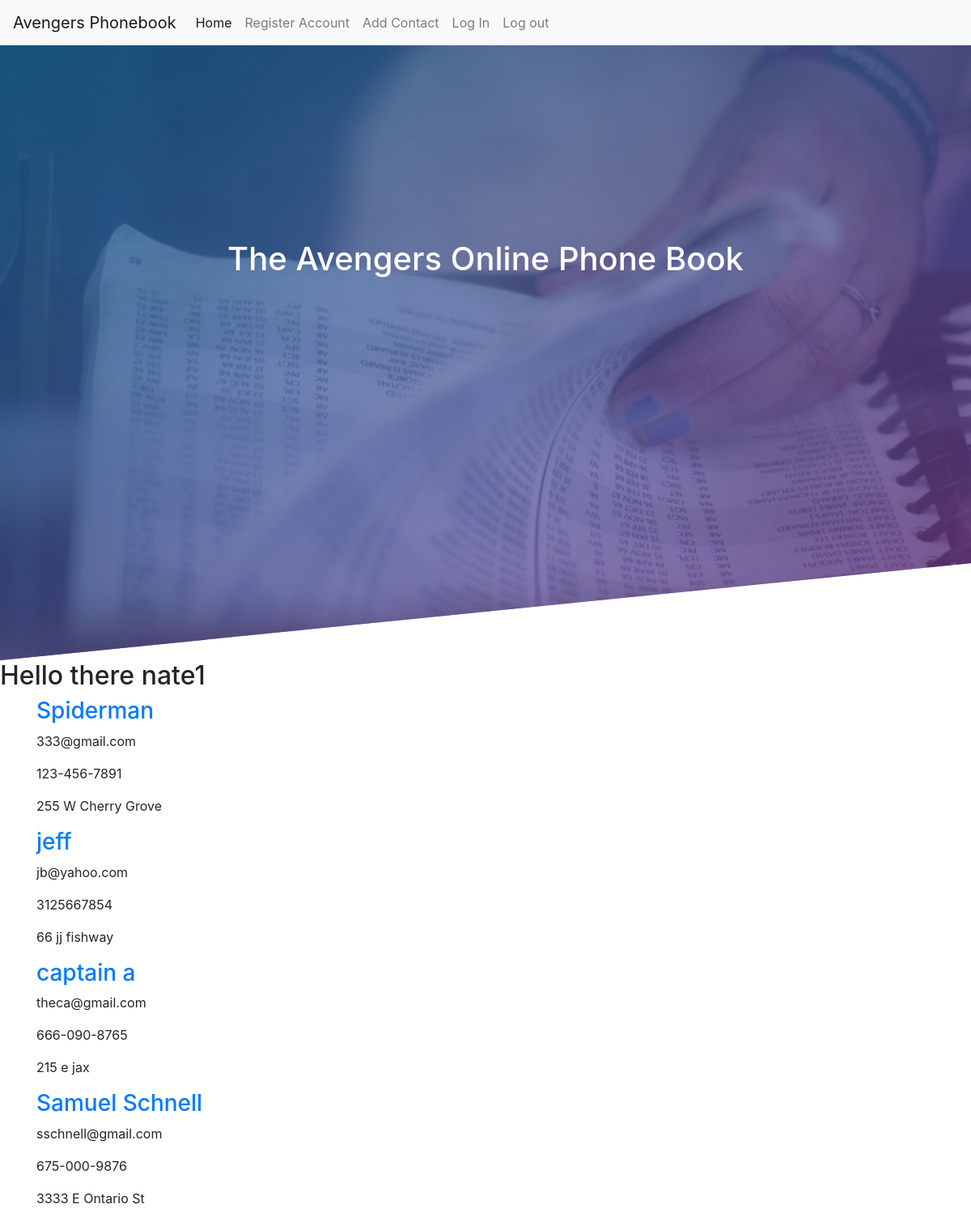
Page / (signed in) on the committed database.
### phonebook/models.py (models this page shows, shortened)
class User(db.Model, UserMixin):
    id = db.Column(db.Integer, primary_key=True)
    username = db.Column(db.String(150), nullable=False, unique=True)
    email = db.Column(db.String(150), nullable=False, unique=True)
    password = db.Column(db.String(256), nullable=False)
    post = db.relationship('Info', backref='author', lazy=True)

class Info(db.Model):
    id = db.Column(db.Integer, primary_key=True)
    name = db.Column(db.String(150), nullable=False, unique=True)
    email = db.Column(db.String(150), nullable=False, unique=True)
    phone_number = db.Column(db.String(15), nullable=False, unique=True)
    address = db.Column(db.String(300), nullable=True)
    user_id = db.Column(db.Integer, db.ForeignKey('user.id'))

### phonebook/routes.py (the view)
@app.route('/')
def home():
    contacts=Info.query.all()
    return render_template('home.html', contacts=contacts)

### phonebook/models.py (called while the page is built)
@login.user_loader
def load_user(user_id):
    return User.query.get(user_id)

### phonebook/templates/home.html
{% extends 'base.html' %}
{% block content %}
<header class="banner">
    <h1 class="header-text">The Avengers Online Phone Book</h1>
</header>
<h2>Hello there {{ current_user.username }}</h2>
{% if current_user.is_authenticated %}
{% for contact in contacts %}
    <div class="container">
        <h3>
            <a href="{{ url_for('contact_detail', contact_id = contact.id) }}">{{ contact.name }}</a>
        </h3>
        <p>{{ contact.email }}</p>
        <p>{{ contact.phone_number }}</p>
        <p>{{ contact.address }}</p>
    </div>
{% endfor %}
{% else %}
<h2>Nothing to show here...</h2>
{% endif %}
{% endblock content %}

### phonebook/static/css/styles.css (style rules this page uses)
.banner { height: 95vh; background-image: linear-gradient(to right bottom, rgba(30,115,172,0.7), rgba(142,57,153,0.6)), url(..//images/brittany-colette-GFLMi4c8XMg-unsplash.jpg); background-size: cover; background-position: 35% 50%; -webkit-clip-path: polygon(0 0, 100% 0, 100% 80vh, 0 100%); clip-path: polygon(0 0, 100% 0, 100% 80vh, 0 100%); position: relative; }
.header-text { display: flex; justify-content: center; padding-top: 20%; left: 20rem; top: 10rem; color: white; }

### rows in the picture
User: username "nate1"
Info: name "Spiderman", email "333@gmail.com", phone_number "123-456-7891", address "255 W Cherry Grove"
Info: name "jeff", email "jb@yahoo.com", phone_number "3125667854", address "66 jj fishway"
Info: name "captain a", email "theca@gmail.com", phone_number "666-090-8765", address "215 e jax"
Info: name "Samuel Schnell", email "sschnell@gmail.com", phone_number "675-000-9876", address "3333 E Ontario St"
